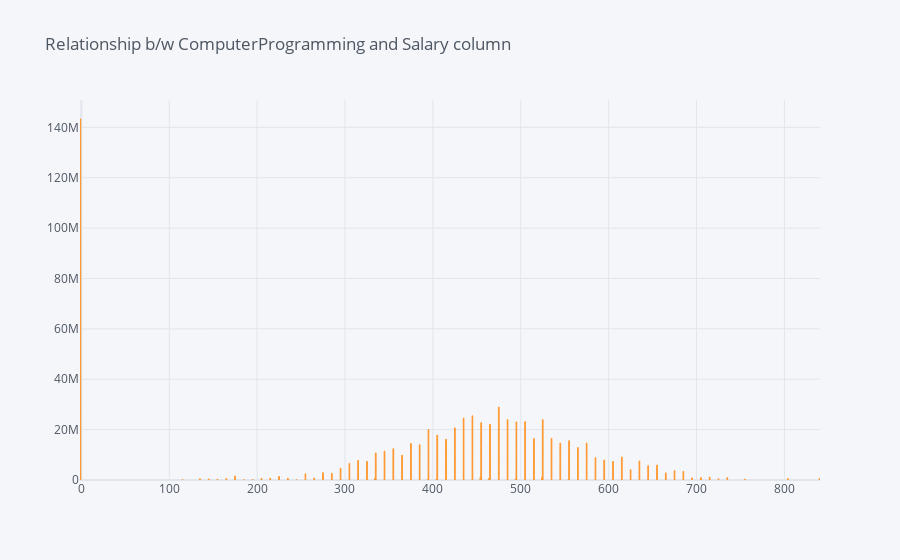

This figure's notebook cell:
### Markdown cell above
##### ReadMe

    * Gender Male has highest Salary at Computer Programming at 4.75 LPA
    
    * Gender Female has highest Salary at Computer Programming at 4.45 LPA

### Code cell
gender_male.iplot(kind='bar',x='ComputerProgramming',y='Salary',mode='markers',title='Relationship b/w ComputerProgramming and Salary column')

### Figure 1 — Plotly figure (JSON) as saved in the notebook; plotly's stock layout.template omitted (floating-point values rounded to 4 significant figures; data arrays with more than 128 entries replaced by an {"elided": "..."} marker saying what was removed)
{"data": [{"marker": {"color": "rgba(255, 153, 51, 0.6)", "line": {"color": "rgba(255, 153, 51, 1.0)", "width": 1}}, "name": "Salary", "orientation": "v", "text": "", "type": "bar", "x": {"elided": "2470 int values"}, "y": {"elided": "2470 int values"}}], "layout": {"legend": {"bgcolor": "#F5F6F9", "font": {"color": "#4D5663"}}, "paper_bgcolor": "#F5F6F9", "plot_bgcolor": "#F5F6F9", "title": {"font": {"color": "#4D5663"}, "text": "Relationship b/w ComputerProgramming and Salary column"}, "xaxis": {"gridcolor": "#E1E5ED", "showgrid": true, "tickfont": {"color": "#4D5663"}, "title": {"font": {"color": "#4D5663"}, "text": ""}, "zerolinecolor": "#E1E5ED"}, "yaxis": {"gridcolor": "#E1E5ED", "showgrid": true, "tickfont": {"color": "#4D5663"}, "title": {"font": {"color": "#4D5663"}, "text": ""}, "zerolinecolor": "#E1E5ED"}}}
